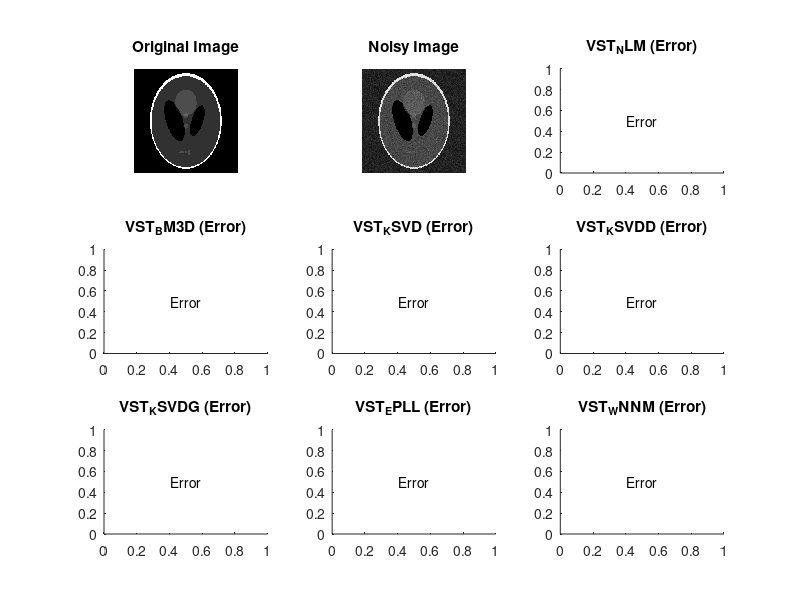

Reproduce this figure in MATLAB. (Note: this script raises an error after producing the figure.)
% Demo script to test all denoising methods
% This script demonstrates how to use each denoising method

clear; clc; close all;

% Add paths
addpath(genpath('../utils'));
addpath(genpath('../methods'));

% Load or create a test image
% For demo purposes, create a synthetic fluorescence image
test_image = phantom('Modified Shepp-Logan', 256);
test_image = test_image * 100; % Scale to fluorescence intensity range

% Add Poisson-Gaussian noise (simulating fluorescence microscopy)
sigma = 5; % Gaussian noise standard deviation
a = 0.1;  % Poisson scaling factor
noisy_image = a * poissrnd(test_image / a) + sigma * randn(size(test_image));

% Display original and noisy images
figure('Position', [100, 100, 1200, 800]);
subplot(3, 3, 1); imshow(test_image, []); title('Original Image');
subplot(3, 3, 2); imshow(noisy_image, []); title('Noisy Image');

% List of all methods
methods = {
    'VST_NLM', 'denoise_VST_NLM';
    'VST_BM3D', 'denoise_VST_BM3D';
    'VST_KSVD', 'denoise_VST_KSVD';
    'VST_KSVDD', 'denoise_VST_KSVDD';
    'VST_KSVDG', 'denoise_VST_KSVDG';
    'VST_EPLL', 'denoise_VST_EPLL';
    'VST_WNNM', 'denoise_VST_WNNM';
    'PURE_LET', 'denoise_PURE_LET'
};

% Test each method
results = cell(length(methods), 3);
for i = 1:length(methods)
    method_name = methods{i, 1};
    function_name = methods{i, 2};
    
    fprintf('Testing %s...\n', method_name);
    
    try
        tic;
        % Call the denoising function
        denoised = feval(function_name, noisy_image);
        processing_time = toc;
        
        results{i, 1} = method_name;
        results{i, 2} = denoised;
        results{i, 3} = processing_time;
        
        % Display result
        subplot(3, 3, i+2);
        imshow(denoised, []); 
        title(sprintf('%s (%.2fs)', method_name, processing_time));
        
        fprintf('  - Processing time: %.2f seconds\n', processing_time);
        
    catch ME
        fprintf('  - Error: %s\n', ME.message);
        results{i, 1} = method_name;
        results{i, 2} = [];
        results{i, 3} = NaN;
        
        subplot(3, 3, i+2);
        text(0.5, 0.5, 'Error', 'HorizontalAlignment', 'center');
        title(sprintf('%s (Error)', method_name));
    end
end

% Calculate PSNR values
fprintf('\nPSNR Results:\n');
fprintf('Method\t\tPSNR (dB)\tTime (s)\n');
fprintf('--------------------------------\n');

for i = 1:length(results)
    if ~isempty(results{i, 2})
        psnr_value = psnr(results{i, 2}, test_image);
        fprintf('%-12s\t%.2f\t\t%.2f\n', results{i, 1}, psnr_value, results{i, 3});
    else
        fprintf('%-12s\tError\t\t-\n', results{i, 1});
    end
end

% Save results
save('denoising_results.mat', 'results', 'test_image', 'noisy_image');
fprintf('\nResults saved to denoising_results.mat\n');
